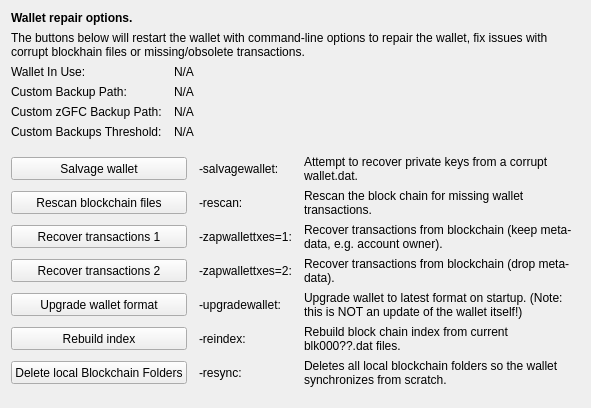
     <widget class="QWidget" name="tab_repair">
      <attribute name="title">
       <string>&amp;Wallet Repair</string>
      </attribute>
      <layout class="QGridLayout" name="gridLayout_4" columnstretch="0,0,0,0">
       <property name="horizontalSpacing">
        <number>12</number>
       </property>
       <item row="0" column="0" colspan="4">
        <widget class="QLabel" name="label_repair_header">
         <property name="font">
          <font>
           <weight>75</weight>
           <bold>true</bold>
          </font>
         </property>
         <property name="text">
          <string>Wallet repair options.</string>
         </property>
        </widget>
       </item>
       <item row="1" column="0" colspan="4">
        <widget class="QLabel" name="label_repair_helptext">
         <property name="font">
          <font>
           <weight>50</weight>
           <bold>false</bold>
          </font>
         </property>
         <property name="text">
          <string>The buttons below will restart the wallet with command-line options to repair the wallet, fix issues with corrupt blockhain files or missing/obsolete transactions.</string>
         </property>
         <property name="wordWrap">
          <bool>true</bool>
         </property>
        </widget>
       </item>
       <item row="2" column="0">
        <widget class="QLabel" name="wallet_path_label">
         <property name="text">
          <string>Wallet In Use:</string>
         </property>
        </widget>
       </item>
       <item row="2" column="1" colspan="3">
        <widget class="QLabel" name="wallet_path">
         <property name="cursor">
          <cursorShape>IBeamCursor</cursorShape>
         </property>
         <property name="text">
          <string>N/A</string>
         </property>
         <property name="textFormat">
          <enum>Qt::PlainText</enum>
         </property>
         <property name="textInteractionFlags">
          <set>Qt::LinksAccessibleByMouse|Qt::TextSelectableByKeyboard|Qt::TextSelectableByMouse</set>
         </property>
        </widget>
       </item>
       <item row="3" column="0">
        <widget class="QLabel" name="wallet_custombackuppath_label">
         <property name="text">
          <string>Custom Backup Path:</string>
         </property>
         <property name="visible">
          <bool>false</bool>
         </property>
        </widget>
       </item>
       <item row="3" column="1" colspan="3">
        <widget class="QLabel" name="wallet_custombackuppath">
         <property name="cursor">
          <cursorShape>IBeamCursor</cursorShape>
         </property>
         <property name="text">
          <string>N/A</string>
         </property>
         <property name="textFormat">
          <enum>Qt::PlainText</enum>
         </property>
         <property name="textInteractionFlags">
          <set>Qt::LinksAccessibleByMouse|Qt::TextSelectableByKeyboard|Qt::TextSelectableByMouse</set>
         </property>
         <property name="visible">
          <bool>false</bool>
         </property>
        </widget>
       </item>
       <item row="4" column="0">
        <widget class="QLabel" name="wallet_customzGFCbackuppath_label">
         <property name="text">
          <string>Custom zGFC Backup Path:</string>
         </property>
         <property name="visible">
          <bool>false</bool>
         </property>
        </widget>
       </item>
       <item row="4" column="1" colspan="3">
        <widget class="QLabel" name="wallet_customzGFCbackuppath">
         <property name="cursor">
          <cursorShape>IBeamCursor</cursorShape>
         </property>
         <property name="text">
          <string>N/A</string>
         </property>
         <property name="textFormat">
          <enum>Qt::PlainText</enum>
         </property>
         <property name="textInteractionFlags">
          <set>Qt::LinksAccessibleByMouse|Qt::TextSelectableByKeyboard|Qt::TextSelectableByMouse</set>
         </property>
         <property name="visible">
          <bool>false</bool>
         </property>
        </widget>
       </item>
       <item row="5" column="0">
        <widget class="QLabel" name="wallet_custombackupthreshold_label">
         <property name="text">
          <string>Custom Backups Threshold:</string>
         </property>
         <property name="visible">
          <bool>false</bool>
         </property>
        </widget>
       </item>
       <item row="5" column="1" colspan="3">
        <widget class="QLabel" name="wallet_custombackupthreshold">
         <property name="cursor">
          <cursorShape>IBeamCursor</cursorShape>
         </property>
         <property name="text">
          <string>N/A</string>
         </property>
         <property name="textFormat">
          <enum>Qt::PlainText</enum>
         </property>
         <property name="textInteractionFlags">
          <set>Qt::LinksAccessibleByMouse|Qt::TextSelectableByKeyboard|Qt::TextSelectableByMouse</set>
         </property>
         <property name="visible">
          <bool>false</bool>
         </property>
        </widget>
       </item>
       <item row="6" column="0">
        <spacer name="verticalSpacer_repair1">
         <property name="orientation">
          <enum>Qt::Vertical</enum>
         </property>
         <property name="sizeHint" stdset="0">
          <size>
           <width>10</width>
           <height>10</height>
          </size>
         </property>
        </spacer>
       </item>
       <item row="7" column="0" colspan="2">
        <widget class="QPushButton" name="btn_salvagewallet">
         <property name="minimumSize">
          <size>
           <width>100</width>
           <height>23</height>
          </size>
         </property>
         <property name="text">
          <string>Salvage wallet</string>
         </property>
        </widget>
       </item>
       <item row="7" column="2">
        <widget class="QLabel" name="label_repair_salvage_command">
         <property name="text">
          <string notr="true">-salvagewallet:</string>
         </property>
        </widget>
       </item>
       <item row="7" column="3">
        <widget class="QLabel" name="label_repair_salvage">
         <property name="text">
          <string>Attempt to recover private keys from a corrupt wallet.dat.</string>
         </property>
         <property name="wordWrap">
          <bool>true</bool>
         </property>
        </widget>
       </item>
       <item row="8" column="0" colspan="2">
        <widget class="QPushButton" name="btn_rescan">
         <property name="minimumSize">
          <size>
           <width>100</width>
           <height>23</height>
          </size>
         </property>
         <property name="text">
          <string>Rescan blockchain files</string>
         </property>
        </widget>
       </item>
       <item row="8" column="2">
        <widget class="QLabel" name="label_repair_rescan_command">
         <property name="text">
          <string notr="true">-rescan:</string>
         </property>
        </widget>
       </item>
       <item row="8" column="3">
        <widget class="QLabel" name="label_repair_rescan">
         <property name="text">
          <string>Rescan the block chain for missing wallet transactions.</string>
         </property>
         <property name="wordWrap">
          <bool>true</bool>
         </property>
        </widget>
       </item>
       <item row="9" column="0" colspan="2">
        <widget class="QPushButton" name="btn_zapwallettxes1">
         <property name="minimumSize">
          <size>
           <width>100</width>
           <height>23</height>
          </size>
         </property>
         <property name="text">
          <string>Recover transactions 1</string>
         </property>
        </widget>
       </item>
       <item row="9" column="2">
        <widget class="QLabel" name="label_repair_zap1_command">
         <property name="text">
          <string notr="true">-zapwallettxes=1:</string>
         </property>
        </widget>
       </item>
       <item row="9" column="3">
        <widget class="QLabel" name="label_repair_zap1">
         <property name="text">
          <string>Recover transactions from blockchain (keep meta-data, e.g. account owner).</string>
         </property>
         <property name="wordWrap">
          <bool>true</bool>
         </property>
        </widget>
       </item>
       <item row="10" column="0" colspan="2">
        <widget class="QPushButton" name="btn_zapwallettxes2">
         <property name="minimumSize">
          <size>
           <width>100</width>
           <height>23</height>
          </size>
         </property>
         <property name="text">
          <string>Recover transactions 2</string>
         </property>
        </widget>
       </item>
       <item row="10" column="2">
        <widget class="QLabel" name="label_repair_zap2_command">
         <property name="text">
          <string notr="true">-zapwallettxes=2:</string>
         </property>
        </widget>
       </item>
       <item row="10" column="3">
        <widget class="QLabel" name="label_repair_zap2">
         <property name="text">
          <string>Recover transactions from blockchain (drop meta-data).</string>
         </property>
         <property name="wordWrap">
          <bool>true</bool>
         </property>
        </widget>
       </item>
       <item row="11" column="0" colspan="2">
        <widget class="QPushButton" name="btn_upgradewallet">
         <property name="minimumSize">
          <size>
           <width>100</width>
           <height>23</height>
          </size>
         </property>
         <property name="text">
          <string>Upgrade wallet format</string>
         </property>
        </widget>
       </item>
       <item row="11" column="2">
        <widget class="QLabel" name="label_repair_upgrade_command">
         <property name="text">
          <string notr="true">-upgradewallet:</string>
         </property>
        </widget>
       </item>
       <item row="11" column="3">
        <widget class="QLabel" name="label_repair_upgrade">
         <property name="text">
          <string>Upgrade wallet to latest format on startup. (Note: this is NOT an update of the wallet itself!)</string>
         </property>
         <property name="wordWrap">
          <bool>true</bool>
         </property>
        </widget>
       </item>
       <item row="12" column="0" colspan="2">
        <widget class="QPushButton" name="btn_reindex">
         <property name="minimumSize">
          <size>
           <width>100</width>
           <height>23</height>
          </size>
         </property>
         <property name="text">
          <string>Rebuild index</string>
         </property>
        </widget>
       </item>
       <item row="12" column="2">
        <widget class="QLabel" name="label_repair_reindex_command">
         <property name="text">
          <string notr="true">-reindex:</string>
         </property>
        </widget>
       </item>
       <item row="12" column="3">
        <widget class="QLabel" name="label_repair_reindex">
         <property name="text">
          <string>Rebuild block chain index from current blk000??.dat files.</string>
         </property>
         <property name="wordWrap">
          <bool>true</bool>
         </property>
        </widget>
       </item>
       <item row="13" column="0" colspan="2">
        <widget class="QPushButton" name="btn_resync">
         <property name="minimumSize">
          <size>
           <width>100</width>
           <height>23</height>
          </size>
         </property>
         <property name="text">
          <string>Delete local Blockchain Folders</string>
         </property>
        </widget>
       </item>
       <item row="13" column="2">
        <widget class="QLabel" name="label_repair_resync_command">
         <property name="text">
          <string>-resync:</string>
         </property>
        </widget>
       </item>
       <item row="13" column="3">
        <widget class="QLabel" name="label_repair_resync">
         <property name="text">
          <string>Deletes all local blockchain folders so the wallet synchronizes from scratch.</string>
         </property>
         <property name="wordWrap">
          <bool>true</bool>
         </property>
        </widget>
       </item>
       <item row="14" column="0">
        <spacer name="verticalSpacer_repair2">
         <property name="orientation">
          <enum>Qt::Vertical</enum>
         </property>
         <property name="sizeHint" stdset="0">
          <size>
           <width>20</width>
           <height>10</height>
          </size>
         </property>
        </spacer>
       </item>
      </layout>
     </widget>
